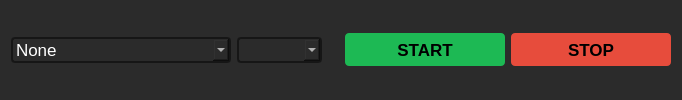
           <widget class="QFrame" name="SetStrategyFrame">
            <property name="sizePolicy">
             <sizepolicy hsizetype="Expanding" vsizetype="Preferred">
              <horstretch>0</horstretch>
              <verstretch>0</verstretch>
             </sizepolicy>
            </property>
            <property name="styleSheet">
             <string notr="true">background-color: rgb(43, 43, 43);
color: white;                /* цвет текста */
 border-radius: 4px;


</string>
            </property>
            <layout class="QHBoxLayout" name="horizontalLayout_2">
             <item>
              <widget class="QComboBox" name="cbStrategy">
               <property name="sizePolicy">
                <sizepolicy hsizetype="Fixed" vsizetype="Fixed">
                 <horstretch>0</horstretch>
                 <verstretch>0</verstretch>
                </sizepolicy>
               </property>
               <property name="minimumSize">
                <size>
                 <width>220</width>
                 <height>0</height>
                </size>
               </property>
               <property name="font">
                <font>
                 <pointsize>13</pointsize>
                </font>
               </property>
               <property name="layoutDirection">
                <enum>Qt::LeftToRight</enum>
               </property>
               <property name="styleSheet">
                <string notr="true">background-color: rgb(43, 43, 43);
border-color: rgb(0, 0, 0);
border: 2px solid rgb(22, 22, 22);
color: white;                /* цвет текста */</string>
               </property>
               <item>
                <property name="text">
                 <string>None</string>
                </property>
               </item>
               <item>
                <property name="text">
                 <string>EMA Cross</string>
                </property>
               </item>
               <item>
                <property name="text">
                 <string>Donchian Breakout</string>
                </property>
               </item>
               <item>
                <property name="text">
                 <string>RSI Reversal</string>
                </property>
               </item>
              </widget>
             </item>
             <item>
              <widget class="QComboBox" name="cbStrategyTf">
               <property name="sizePolicy">
                <sizepolicy hsizetype="Fixed" vsizetype="Fixed">
                 <horstretch>0</horstretch>
                 <verstretch>0</verstretch>
                </sizepolicy>
               </property>
               <property name="font">
                <font>
                 <pointsize>13</pointsize>
                </font>
               </property>
               <property name="styleSheet">
                <string notr="true">background-color: rgb(43, 43, 43);
border-color: rgb(0, 0, 0);
border: 2px solid rgb(22, 22, 22);
color: white;                /* цвет текста */</string>
               </property>
              </widget>
             </item>
             <item>
              <spacer name="horizontalSpacer_2">
               <property name="orientation">
                <enum>Qt::Horizontal</enum>
               </property>
               <property name="sizeHint" stdset="0">
                <size>
                 <width>17</width>
                 <height>20</height>
                </size>
               </property>
              </spacer>
             </item>
             <item>
              <widget class="QPushButton" name="btnStart">
               <property name="sizePolicy">
                <sizepolicy hsizetype="Fixed" vsizetype="Fixed">
                 <horstretch>0</horstretch>
                 <verstretch>0</verstretch>
                </sizepolicy>
               </property>
               <property name="minimumSize">
                <size>
                 <width>160</width>
                 <height>33</height>
                </size>
               </property>
               <property name="font">
                <font>
                 <pointsize>13</pointsize>
                 <weight>75</weight>
                 <bold>true</bold>
                </font>
               </property>
               <property name="styleSheet">
                <string notr="true">background-color: #1DB954;
color: rgb(0, 0, 0);
border-radius: 4px;
</string>
               </property>
               <property name="text">
                <string>START</string>
               </property>
              </widget>
             </item>
             <item>
              <widget class="QPushButton" name="btnStop">
               <property name="sizePolicy">
                <sizepolicy hsizetype="Fixed" vsizetype="Fixed">
                 <horstretch>0</horstretch>
                 <verstretch>0</verstretch>
                </sizepolicy>
               </property>
               <property name="minimumSize">
                <size>
                 <width>160</width>
                 <height>33</height>
                </size>
               </property>
               <property name="font">
                <font>
                 <pointsize>13</pointsize>
                 <weight>75</weight>
                 <bold>true</bold>
                </font>
               </property>
               <property name="styleSheet">
                <string notr="true">background-color: #E74C3C;
color: rgb(0, 0, 0);
border-radius: 4px;</string>
               </property>
               <property name="text">
                <string>STOP</string>
               </property>
              </widget>
             </item>
            </layout>
           </widget>
